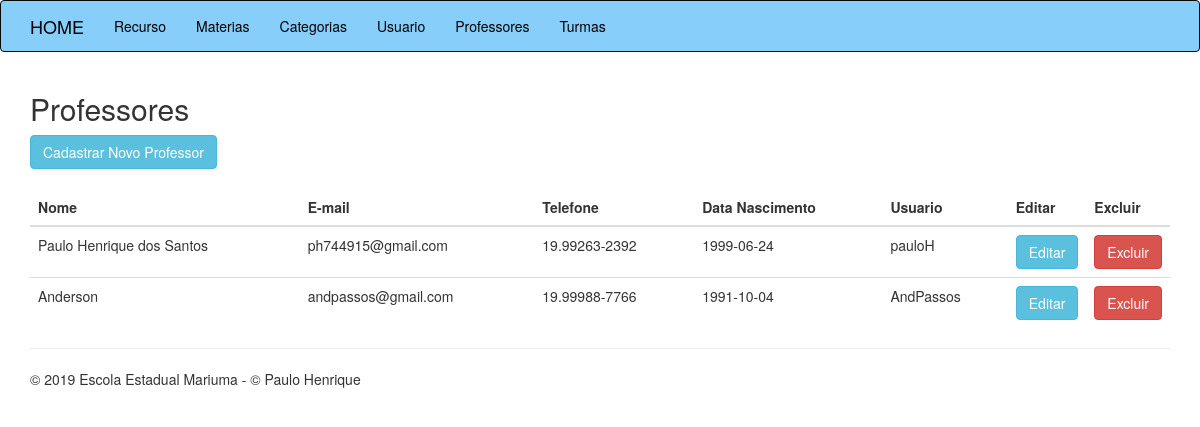
The app's page /professores.php with its own data.
### tables this page shows
CREATE TABLE `tb_professores` (
  `id` int(11) NOT NULL,
  `nome` varchar(50) NOT NULL,
  `email` varchar(100) NOT NULL,
  `telefone` varchar(20) NOT NULL,
  `facebook` varchar(50) NOT NULL,
  `nascimento` varchar(10) NOT NULL,
  `usuario` varchar(20) NOT NULL,
  `senha` varchar(20) NOT NULL
);

### classes/Professor.php (called while the page is built, shortened)
<?php
class Professor{
    public function listarProfessores(){
        $conexao = new PDO("mysql:host=127.0.0.1;dbname=escola","root","");
        $query = "SELECT id, nome, email, telefone, facebook, nascimento, usuario, senha FROM tb_professores";
        $resultado = $conexao->query($query);
        $lista = $resultado->fetchAll();
        return $lista;
    }
}
?>

### professores.php (the view)
<?php
    require_once 'cabecalho.php';
    require_once 'classes/Professor.php';
    $professor = new Professor();
    $listaProfessor = $professor->listarProfessores();
?>
<h2>Professores</h2>
<a href="professores-criar.php"  class="btn btn-info">Cadastrar Novo Professor</a>
<br><br>
<table class="table">
    <thead>
        <th>Nome</th>
        <th>E-mail</th>
        <th>Telefone</th>
        <th>Data Nascimento</th>
        <th>Usuario</th>
        <th class="acao">Editar</th>
        <th class="acao">Excluir</th>
    </thead>
    <tbody>
        <?php foreach($listaProfessor as $linha){?>
            <tr>
                <td><?php echo $linha['nome'];?></td>
                <td><?php echo $linha['email'];?> </td>
                <td><?php echo $linha['telefone'];?></td>
                <td><?php echo $linha['nascimento'];?></td>
                <td><?php echo $linha['usuario'];?></td>
                <td><a href="professores-editar.php?CODIGO=<?php echo $linha['id'];?>" class="btn btn-info">Editar</a></td>
                <td><a href="professores-excluir.php?CODIGO=<?php echo $linha['id'];?>" class="btn btn-danger">Excluir</a></td>
            </tr>
        <?php }?>
    </tbody>
</table>
<?php require_once 'rodape.php'?>

### assets/css/app.css (style rules this page uses)
.table th+.acao { width: 50px; }

### records on screen
tb_professores: nome "Paulo Henrique dos Santos", email "ph744915@gmail.com", telefone "19.99263-2392", nascimento "1999-06-24", usuario "pauloH"
tb_professores: nome "Anderson", email "andpassos@gmail.com", telefone "19.99988-7766", nascimento "1991-10-04", usuario "AndPassos"
